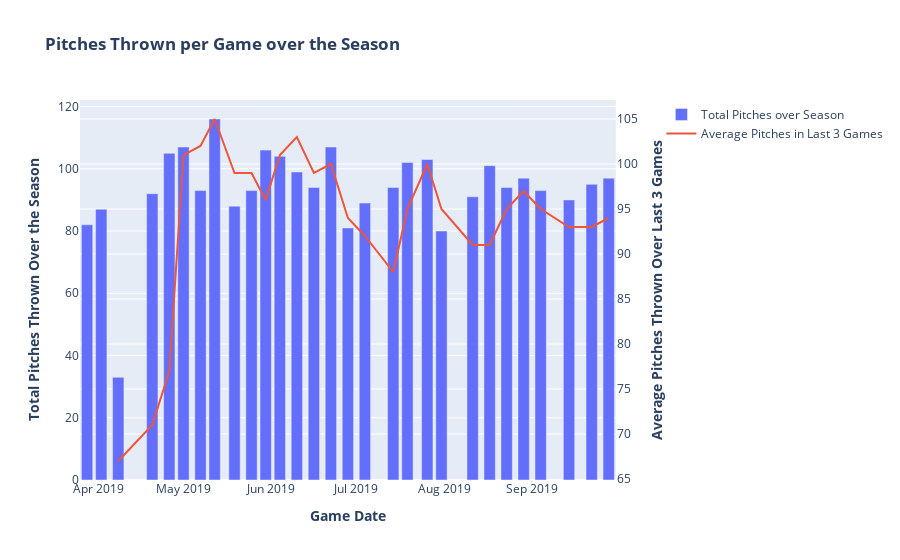

This figure's notebook cell:
### Code cell
plot_pitch_trend_per_pitcher(joined_atbats)

### Figure 1 — Plotly figure (JSON) as saved in the notebook; plotly's stock layout.template omitted (floating-point values rounded to 4 significant figures)
{"data": [{"name": "Total Pitches over Season", "type": "bar", "x": ["2019-03-28", "2019-04-02", "2019-04-08", "2019-04-20", "2019-04-26", "2019-05-01", "2019-05-07", "2019-05-12", "2019-05-19", "2019-05-25", "2019-05-30", "2019-06-04", "2019-06-10", "2019-06-16", "2019-06-22", "2019-06-28", "2019-07-04", "2019-07-14", "2019-07-19", "2019-07-26", "2019-07-31", "2019-08-11", "2019-08-17", "2019-08-23", "2019-08-29", "2019-09-04", "2019-09-14", "2019-09-22", "2019-09-28"], "xaxis": "x", "y": [82, 87, 33, 92, 105, 107, 93, 116, 88, 93, 106, 104, 99, 94, 107, 81, 89, 94, 102, 103, 80, 91, 101, 94, 97, 93, 90, 95, 97], "yaxis": "y"}, {"name": "Average Pitches in Last 3 Games", "type": "scatter", "x": ["2019-03-28", "2019-04-02", "2019-04-08", "2019-04-20", "2019-04-26", "2019-05-01", "2019-05-07", "2019-05-12", "2019-05-19", "2019-05-25", "2019-05-30", "2019-06-04", "2019-06-10", "2019-06-16", "2019-06-22", "2019-06-28", "2019-07-04", "2019-07-14", "2019-07-19", "2019-07-26", "2019-07-31", "2019-08-11", "2019-08-17", "2019-08-23", "2019-08-29", "2019-09-04", "2019-09-14", "2019-09-22", "2019-09-28"], "xaxis": "x", "y": [null, null, 67, 71, 77, 101, 102, 105, 99, 99, 96, 101, 103, 99, 100, 94, 92, 88, 95, 100, 95, 91, 91, 95, 97, 95, 93, 93, 94], "yaxis": "y2"}], "layout": {"title": {"text": "<b>Pitches Thrown per Game over the Season</b>"}, "xaxis": {"anchor": "y", "domain": [0, 0.94], "title": {"text": "<b>Game Date</b>"}}, "yaxis": {"anchor": "x", "domain": [0, 1], "title": {"text": "<b>Total Pitches Thrown Over the Season</b>"}}, "yaxis2": {"anchor": "x", "overlaying": "y", "side": "right", "title": {"text": "<b>Average Pitches Thrown Over Last 3 Games</b>"}}}}
